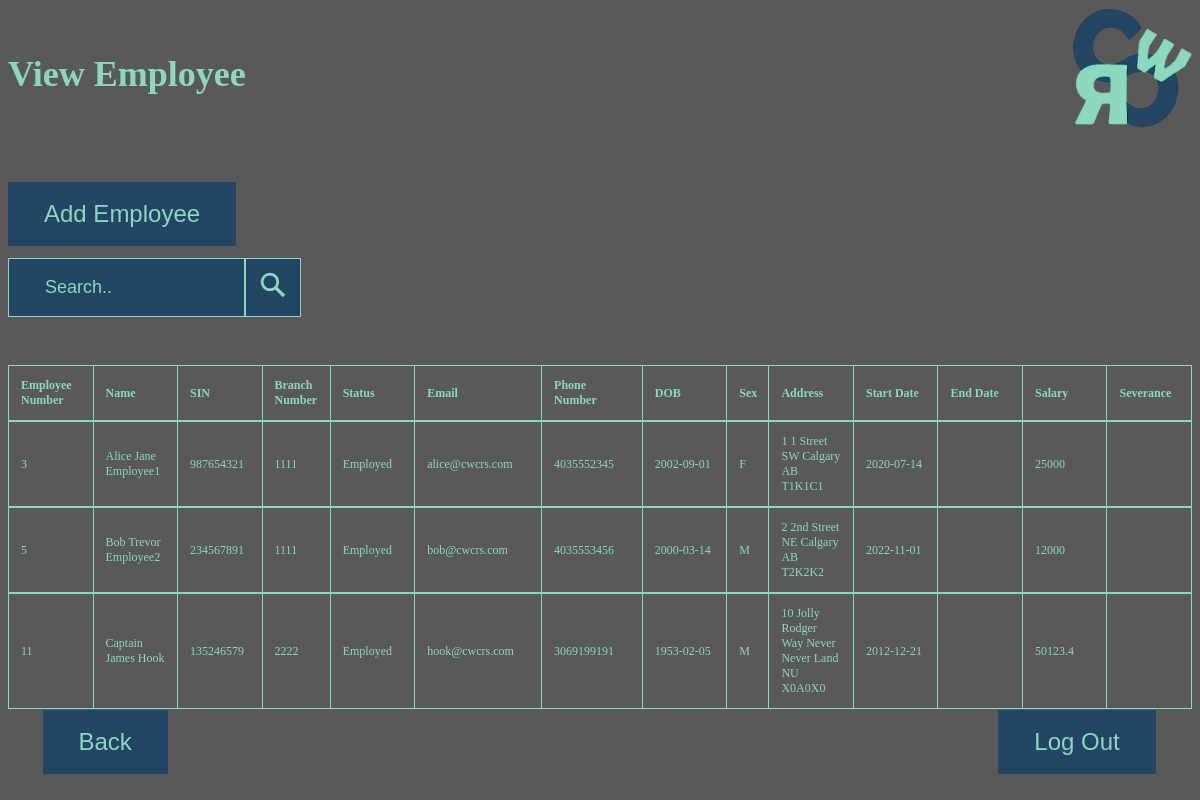
Page /cpsc471_project/owner_emp_view.php on the committed database.
### tables this page shows
CREATE TABLE `employee` (
  `E_UserID` int(11) NOT NULL,
  `SIN` char(9) NOT NULL,
  `Branch_no` int(11) NOT NULL
);

CREATE TABLE `employs` (
  `E_UserID` int(11) NOT NULL,
  `O_UserID` int(11) NOT NULL,
  `Employment_status` varchar(20) NOT NULL,
  `Start_date` date NOT NULL,
  `End_date` date DEFAULT NULL,
  `Salary` float DEFAULT NULL,
  `Severance` float DEFAULT NULL
);

CREATE TABLE `users` (
  `UserID` int(11) NOT NULL,
  `First_name` varchar(50) NOT NULL,
  `Middle_name` varchar(50) DEFAULT NULL,
  `Last_name` varchar(50) NOT NULL,
  `Email` varchar(50) NOT NULL,
  `Phone_number` char(10) DEFAULT NULL,
  `DOB` date DEFAULT NULL,
  `Sex` char(1) DEFAULT NULL,
  `Street_no` varchar(10) DEFAULT NULL,
  `Street_name` varchar(50) DEFAULT NULL,
  `City` varchar(50) DEFAULT NULL,
  `Province` char(2) DEFAULT NULL,
  `Postal_code` char(6) DEFAULT NULL
);

### cpsc471_project/owner_emp_view.php (the view, shortened to what this page needs)
<!DOCTYPE html>
<html>
<head>
</head>
<body>
<div class="header">
<h1 style="font-size:3vw">
View Employee
</h1>
    <img src="logo.png" alt="logo" width=2vw height=2vw/>
</div>
    <button class= "button" type="button" onclick="window.location.href='owner_emp_add.php'">Add Employee</button>
    <form action="owner_emp_view_post.php" class = "searchbar" method="post">
      <input type="search" placeholder="Search.." name="search">
     <button class = "searchbutton" class= "submitbutton" type="submit" name="submit" value="Submit">
      </button>
    </form>
  <br>
  <br>
  <table class="ins_table">
    <tr>
        <th width = 20%>Employee Number</th>
        <th width = 20%>Name</th>
        <th width = 20%>SIN</th>
        <th width = 15%>Branch Number</th>
        <th width = 20%>Status</th>
        <th width = 33%>Email</th>
        <th width = 25%>Phone Number</th>
        <th width = 20%>DOB</th>
        <th width = 7%>Sex</th>
        <th width = 20%>Address</th>
        <th width = 20%>Start Date</th>
        <th width = 20%>End Date</th>
        <th width = 20%>Salary</th>
        <th width = 20%>Severance</th>
</tr>
        </table>
        <table>
<?php
    $con = mysqli_connect("localhost","root","","cwcrs_db");
    $sql = "SELECT * FROM employee as emp, employs as e, users as u
            WHERE u.UserID = emp.E_UserID
            AND emp.E_UserID = e.E_UserID";
    $result = $con->query($sql);
    if ($result->num_rows > 0) {
        while($row = $result->fetch_assoc()) {
                echo "<table class='ins_table2'>
                        <tr>
                        <td width = 20%>" . $row["E_UserID"] . "</td>
                        <td width = 20%>" . $row["First_name"] . " " . $row["Middle_name"] . " " . $row["Last_name"] ."</td>
                        <td width = 20%>" . $row["SIN"] . "</td>
                        <td width = 15%>" . $row["Branch_no"] . "</td>
                        <td width = 20%>" . $row["Employment_status"] . "</td>
                        <td width = 33%>" . $row["Email"] . "</td>
                        <td width = 25%>" . $row["Phone_number"] . "</td>
                        <td width = 20%>" . $row["DOB"] . "</td>
                        <td width = 7%>" . $row["Sex"] . "</td>
                        <td width = 20%>" . $row["Street_no"] . " " . $row["Street_name"] . " " . $row["City"] . " " . $row["Province"] . " " . $row["Postal_code"] . "</td>
                        <td width = 20%>" . $row["Start_date"] . "</td>
                        <td width = 20%>" . $row["End_date"] . "</td>
                        <td width = 20%>" . $row["Salary"] . "</td>
                        <td width = 20%>" . $row["Severance"] . "</td>
                        </tr> </table>";
        }
      }
?>
</table>
  <table class="bottom_table">
  <tr>
    <td>
    <button class= "backbutton" text-align=left type="button" onclick="window.location.href='owner_start.php'"> Back</button>
</td>
<td>
</td>
<td>
</td>
<td>
</td>
<td>
</td>
<td>
    <button class= "logoutbutton" type="button" onclick="window.location.href='login.php'"> Log Out</button>
</td>
</tr>
</table>
    </body>
    </html>

### cpsc471_project/owner_emp_view.php (style rules this page uses)
body { background-color: rgba(0,0,0,0.6499999761581421); font-family: verdana; color: rgba(139,216,189,1); }
.header { overflow:auto; }
.header img { float: right; width: 10vw; height: 10vw; }
.header h1 { float: left; color: rgba(139,216,189,1); font-family:verdana; top: 50%; transform: translateY(50%); }
::placeholder { color: rgba(139,216,189,1); }
input[type=search] { width: 20%; padding: 1.5vw 3vw; margin: 1vw 0; display: inline-block; border: 1px solid rgba(139,216,189,1); box-sizing: border-box; background-color: rgba(35,70,101,1); color: rgba(139,216,189,1); font-size:1.5vw; placeholder-color: rgba(139,216,189,1); }
table { font-family: verdana; color: rgba(139,216,189,1); border-collapse: collapse; width: 100%; vertical-align: middle; table-layout: fixed; }
.ins_table { border: 1px solid rgba(139,216,189,1); }
.ins_table2 { border: 1px solid rgba(139,216,189,1); }
th { font-size:1.0vw; text-align: left; padding: 1vw; border: 1px solid rgba(139,216,189,1); }
.ins_table2 td { font-size:1.0vw; text-align: left; padding: 1vw; border: 1px solid rgba(139,216,189,1); }
.bottom_table { position: bottom; bottom:1vw; width: 98.5%; overflow: scroll; }
.bottom_table td { text-align: center; padding 1.5vw; }
button { background-color: rgba(35,70,101,1); border: none; color: rgba(139,216,189,1); padding: 1.5vw 3vw; text-align: center; text-decoration: none; display: inline-block; font-size: 2vw; cursor: pointer; }
.searchbutton { padding: 0.9vw 1vw; border: 1px solid rgba(139,216,189,1); }
svg { color: rgba(139,216,189,1); fill: currentColor; width: 2.5vw; height: 2.5vw; }
.searchbar { display:flex; flex-direction:row; align-items:center; }

### rows in the picture
employee: employs.E_UserID "3", E_UserID.First_name "Alice", E_UserID.Middle_name "Jane", E_UserID.Last_name "Employee1", SIN "987654321", Branch_no "1111", employs.Employment_status "Employed", E_UserID.Email "alice@cwcrs.com", E_UserID.Phone_number "4035552345", E_UserID.DOB "2002-09-01", E_UserID.Sex "F", E_UserID.Street_no "1", E_UserID.Street_name "1 Street SW", E_UserID.City "Calgary", E_UserID.Province "AB", E_UserID.Postal_code "T1K1C1", employs.Start_date "2020-07-14", employs.Salary "25000"
employee: employs.E_UserID "5", E_UserID.First_name "Bob", E_UserID.Middle_name "Trevor", E_UserID.Last_name "Employee2", SIN "234567891", Branch_no "1111", employs.Employment_status "Employed", E_UserID.Email "bob@cwcrs.com", E_UserID.Phone_number "4035553456", E_UserID.DOB "2000-03-14", E_UserID.Sex "M", E_UserID.Street_no "2", E_UserID.Street_name "2nd Street NE", E_UserID.City "Calgary", E_UserID.Province "AB", E_UserID.Postal_code "T2K2K2", employs.Start_date "2022-11-01", employs.Salary "12000"
employee: employs.E_UserID "11", E_UserID.First_name "Captain", E_UserID.Middle_name "James", E_UserID.Last_name "Hook", SIN "135246579", Branch_no "2222", employs.Employment_status "Employed", E_UserID.Email "hook@cwcrs.com", E_UserID.Phone_number "3069199191", E_UserID.DOB "1953-02-05", E_UserID.Sex "M", E_UserID.Street_no "10", E_UserID.Street_name "Jolly Rodger Way", E_UserID.City "Never Never Land", E_UserID.Province "NU", E_UserID.Postal_code "X0A0X0", employs.Start_date "2012-12-21", employs.Salary "50123.4"
